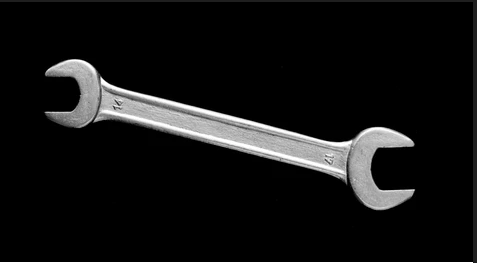
#> input picture spanner.png, 477 x 263 px
$ python binary_images.py   (older library calls are emulated)
#> lines starting #> are read from the running program, lines starting #| are printed output that depends on the picture; after the words box and inside, x2 and y2 are one past the last pixel; in counts of white or black regions, pixels touching at a corner belong together
import numpy as np
import matplotlib.pyplot as plt
import math
import cv2

img = cv2.imread('spanner.png')
#> img is the input picture: shape (263, 477, 3); mean B, G, R 20.4, 20.3, 20.4
img_rgb = cv2.cvtColor(img, cv2.COLOR_BGR2RGB)

if len(img.shape) > 2:
    gray_image = cv2.cvtColor(img, cv2.COLOR_BGR2GRAY)
else:
    gray_image = img

_, binary_image_raw = cv2.threshold(gray_image, 127, 255, cv2.THRESH_BINARY)
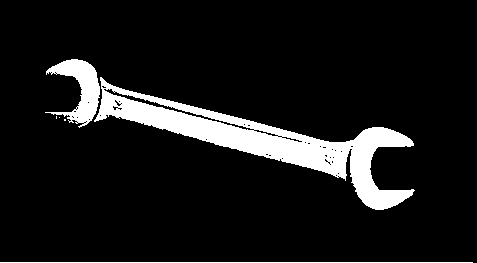
#> binary_image_raw: shape (263, 477); 9.8% white; 6 white regions (3 under 20 px), largest, box (x1, y1, x2, y2) and area: (94, 77, 415, 210) 10154, (45, 59, 100, 128) 1654, (0, 262, 473, 263) 473

num_labels, labels, stats, centroids = cv2.connectedComponentsWithStats(binary_image_raw, 8, cv2.CV_32S)
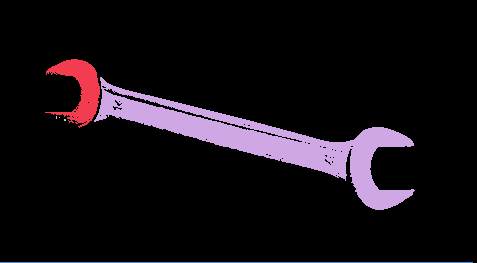
#> labels: shape (263, 477) int32; 7 distinct labels, from 0 to 6; one colour per label, 0 black
#> num_labels = 7; stats = [[0, 0, 477, 263, 113162], [45, 59, 55, 69, 1654], [94, 77, 321, 133, 10154], [56, 116, 1, 3, 3], [59, 117, 1, 1, 1], [64, 119, 2, 2, 4], [0, 262, 473, 1, 473]]; centroids = [[237.8, 130.2], [80.22, 88.57], [266.6, 140.5], [56, 117], [59, 117], [64.5, 119.5], [236, 262]]

if num_labels > 1:
    areas = stats[1:, cv2.CC_STAT_AREA]
#> areas = [1654, 10154, 3, 1, 4, 473]
    largest_component_index = np.argmax(areas)
#> largest_component_index = 1
    main_object_label = largest_component_index + 1
#> main_object_label = 2
else:
    binary_image = np.zeros_like(binary_image_raw, dtype=np.uint8)

output_mask = np.zeros_like(binary_image_raw, dtype=np.uint8)
output_mask[labels == main_object_label] = 1
binary_image = output_mask


## Area of the image
area = np.sum(binary_image)
print(f"Area: {area} pixels")

## Centre of Area
rows, cols = binary_image.shape
i_coords, j_coords = np.indices((rows, cols))

if area == 0:
    print("No object found to analyze.")
    exit()

j_bar = np.sum(binary_image * j_coords) / area
i_bar = np.sum(binary_image * i_coords) / area
print(f"Centroid (x, y): ({j_bar:.2f}, {i_bar:.2f})")

## Orientation and Roundedness

### Second Moments around the origin
a_dash = np.sum(binary_image * np.square(j_coords))
c_dash = np.sum(binary_image * np.square(i_coords))
b_dash = 2 * np.sum(binary_image * i_coords * j_coords)

### Translate to Central Moments
a = a_dash - area * (j_bar ** 2)
c = c_dash - area * (i_bar ** 2)
b = b_dash - 2 * area * j_bar * i_bar

### Calculate Orientation
two_theta = math.atan2(b, a - c)
theta1 = two_theta / 2.0
print(f"Orientation: {math.degrees(theta1):.2f} degrees")

### Calculate theta2 from theta1
theta2 = theta1 + math.pi / 2

### Calculate e1 and e2
e1 = a * math.sin(theta1)**2 - b * math.sin(theta1) * math.cos(theta1) + c * math.cos(theta1)**2
e2 = a * math.sin(theta2)**2 - b * math.sin(theta2) * math.cos(theta2) + c * math.cos(theta2)**2

### Find E_min and E_max
e_min = min(e1, e2)
e_max = max(e1, e2)

### Calculate Roundedness
if e_max == 0:
    roundedness = 1.0
else:
    roundedness = e_min / e_max
print(f"Roundedness: {roundedness:.2f}")


fig, axes = plt.subplots(1, 3, figsize=(15, 5), gridspec_kw={'width_ratios': [1, 1, 0.8]})

## Original Images
axes[0].imshow(img_rgb)
axes[0].set_title('Original Image')
axes[0].set_xticks([])
axes[0].set_yticks([])

## Edited Image
axes[1].imshow(binary_image, cmap='gray')
axes[1].set_title('Orientation and Centroid')
axes[1].set_xticks([])
axes[1].set_yticks([])

if area > 0:
    axes[1].plot(j_bar, i_bar, 'r.', markersize=15)

    length = max(rows, cols) * 0.8
    cos_theta = math.cos(theta1)
    sin_theta = math.sin(theta1)
    p1_x = j_bar + length * cos_theta
    p1_y = i_bar + length * sin_theta
    p2_x = j_bar - length * cos_theta
    p2_y = i_bar - length * sin_theta
    axes[1].plot([p1_x, p2_x], [p1_y, p2_y], 'r-', linewidth=2)

    axes[1].set_xlim(0, cols)
    axes[1].set_ylim(rows, 0)

axes[2].axis('off')

info_text = (
    f"Object Properties: \n"
    f"Area: {area} pixels\n\n"
    f"Centroid (x, y):\n({j_bar:.2f}, {i_bar:.2f})\n\n"
    f"Orientation:\n{math.degrees(theta1):.2f}°\n\n"
    f"Roundedness:\n{roundedness:.2f}"
)

axes[2].text(
    x=0.05,
    y=0.75,
    s=info_text,
    ha='left',
    va='top',
    fontsize=12,
    wrap=True
)

plt.tight_layout()
plt.show()
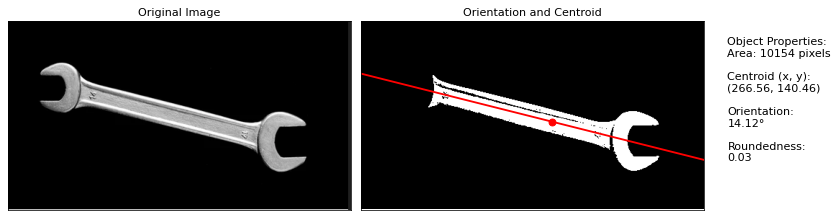
#> figure drawn by matplotlib, 2 panels

$ run again, with kitty.png copied over spanner.png
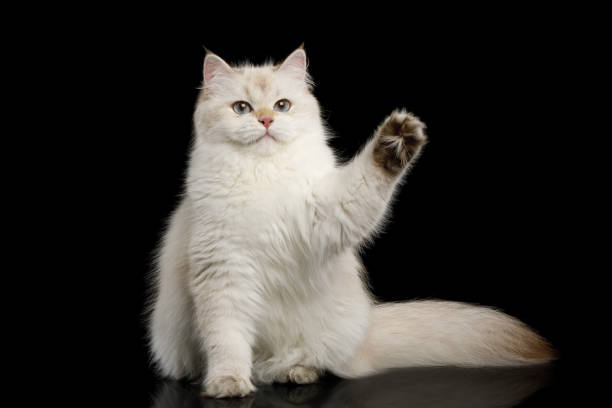
#> input picture kitty.png, 612 x 408 px
#> img is the input picture: shape (408, 612, 3); mean B, G, R 47.6, 51.3, 53.9
#> binary_image_raw: shape (408, 612); 24.5% white; 18 white regions (15 under 20 px), largest, box (x1, y1, x2, y2) and area: (152, 48, 516, 396) 60928, (393, 111, 425, 139) 231, (386, 137, 402, 152) 67
#> `num_labels, labels, stats, centroids = cv2.connectedComponentsWithStat..`:
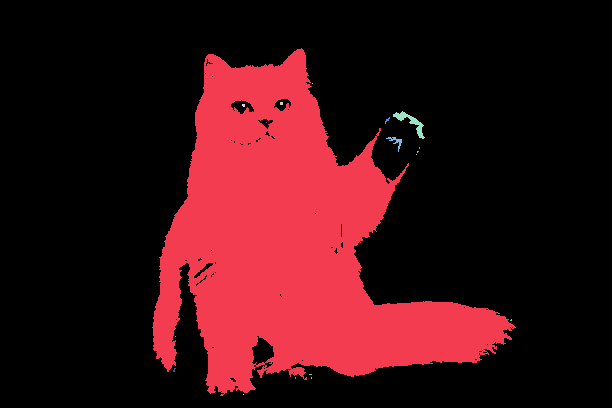
#> labels: shape (408, 612) int32; 19 distinct labels, from 0 to 18; one colour per label, 0 black
#> num_labels = 19; stats = 19 rows, first 6: [0, 0, 612, 408, 188413], [152, 48, 364, 348, 60928], [312, 83, 1, 1, 1], [280, 102, 3, 3, 9], [242, 104, 3, 3, 8], [393, 111, 32, 28, 231]; centroids = 19 rows, first 8: [310.1, 190.3], [290.7, 244.7], [312, 83], [281, 103], [243.1, 104.9], [410.6, 121.9], [386.8, 119.8], [266, 122]
#> areas = 18 values, max 60928 at index 0, min 1 at index 1, mean 3404.6
#> largest_component_index = 0
#> main_object_label = 1
#> `plt.show()`:
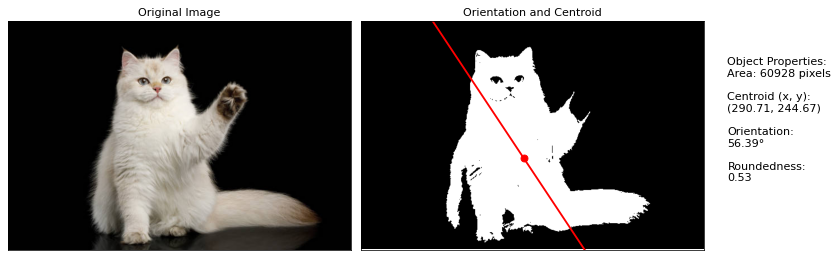
#> figure drawn by matplotlib, 2 panels
